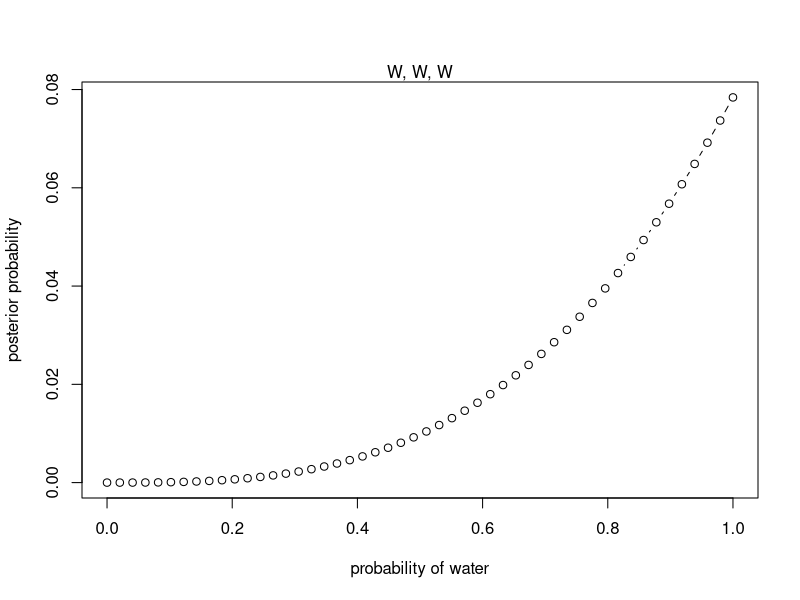
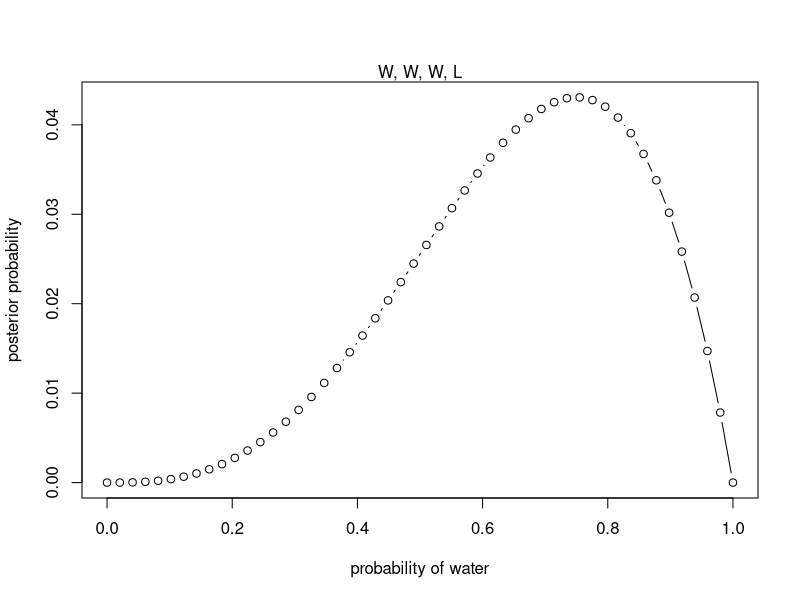
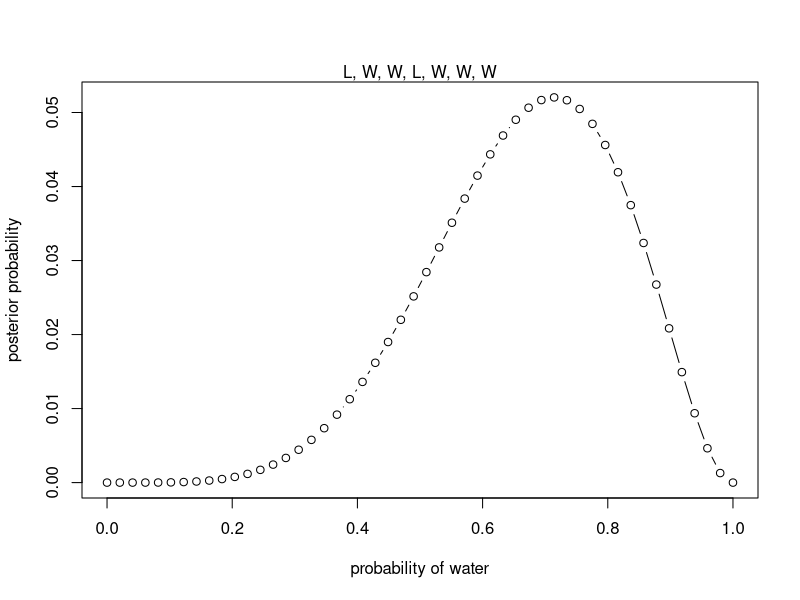
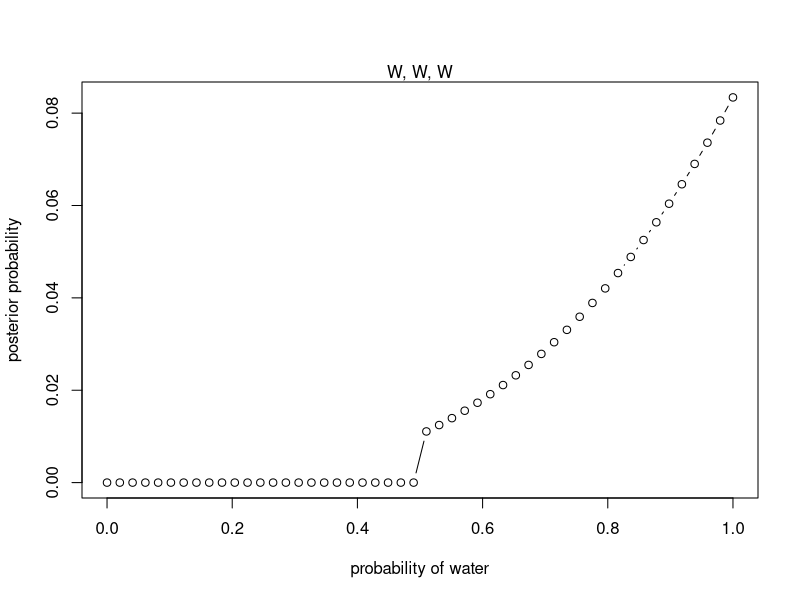
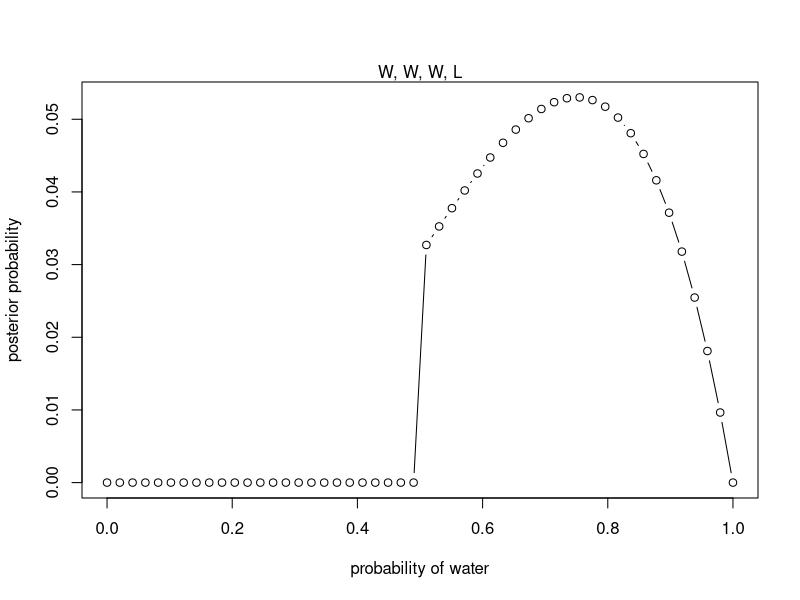
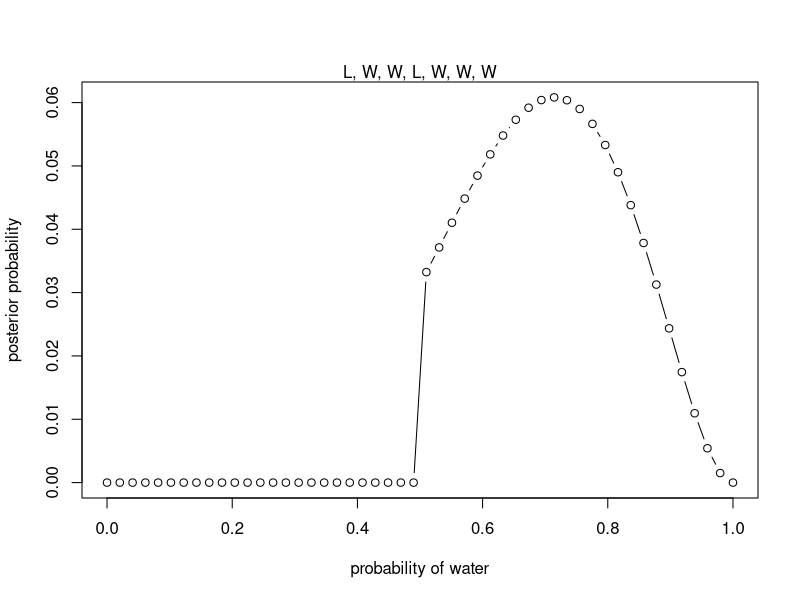

The R script that drew these images, in order:
## ---- chunk 1
# define grid, arbitraily picking 50
p_grid <- seq( from=0 , to=1 , length.out=50)

# define prior, here it is uniform 
prior <- rep( 1 , 50 )

# compute likelihood at each value in grid, (w, w, w)
likelihood <- dbinom( 3 , size=3 , prob=p_grid )

# compute product of likelihood and prior 
unstd.posterior <- likelihood * prior

# standardize the posterior, so it sums to 1 
posterior <- unstd.posterior / sum(unstd.posterior)
sum(posterior)

plot( p_grid , posterior , type="b" , xlab="probability of water" , ylab="posterior probability" )
mtext("W, W, W")
## ---- chunk 2
# define grid, arbitraily picking 50
p_grid <- seq( from=0 , to=1 , length.out=50)

# define prior, here it is uniform 
prior <- rep( 1 , 50 )

# compute likelihood at each value in grid, (w, w, w)
likelihood <- dbinom( 3 , size=4 , prob=p_grid )

# compute product of likelihood and prior 
unstd.posterior <- likelihood * prior

# standardize the posterior, so it sums to 1 
posterior <- unstd.posterior / sum(unstd.posterior)

plot( p_grid , posterior , type="b" , xlab="probability of water" , ylab="posterior probability" )
mtext("W, W, W, L")
## ---- chunk 3
# define grid, arbitraily picking 50
p_grid <- seq( from=0 , to=1 , length.out=50)

# define prior, here it is uniform 
prior <- rep( 1 , 50 )

# compute likelihood at each value in grid, (w, w, w)
likelihood <- dbinom( 5 , size=7 , prob=p_grid )

# compute product of likelihood and prior 
unstd.posterior <- likelihood * prior

# standardize the posterior, so it sums to 1 
posterior <- unstd.posterior / sum(unstd.posterior)

plot( p_grid , posterior , type="b" , xlab="probability of water" , ylab="posterior probability" )
mtext("L, W, W, L, W, W, W")
## ---- chunk 4
# define grid, arbitraily picking 50
p_grid <- seq( from=0 , to=1 , length.out=50)

# define prior, here it is uniform 
prior <- ifelse( p_grid < 0.5 , 0 , 1 )

# compute likelihood at each value in grid, (w, w, w)
likelihood <- dbinom( 3 , size=3 , prob=p_grid )

# compute product of likelihood and prior 
unstd.posterior <- likelihood * prior

# standardize the posterior, so it sums to 1 
posterior <- unstd.posterior / sum(unstd.posterior)

plot( p_grid , posterior , type="b" , xlab="probability of water" , ylab="posterior probability" )
mtext("W, W, W")
## ---- chunk 5
# define grid, arbitraily picking 50
p_grid <- seq( from=0 , to=1 , length.out=50)

# define prior, here it is uniform 
prior <- ifelse( p_grid < 0.5 , 0 , 1 )

# compute likelihood at each value in grid, (w, w, w)
likelihood <- dbinom( 3 , size=4 , prob=p_grid )

# compute product of likelihood and prior 
unstd.posterior <- likelihood * prior

# standardize the posterior, so it sums to 1 
posterior <- unstd.posterior / sum(unstd.posterior)

plot( p_grid , posterior , type="b" , xlab="probability of water" , ylab="posterior probability" )
mtext("W, W, W, L")
## ---- chunk 6
# define grid, arbitraily picking 50
p_grid <- seq( from=0 , to=1 , length.out=50)

# define prior, here it is uniform 
prior <- ifelse( p_grid < 0.5 , 0 , 1 )

# compute likelihood at each value in grid, (w, w, w)
likelihood <- dbinom( 5 , size=7 , prob=p_grid )

# compute product of likelihood and prior 
unstd.posterior <- likelihood * prior

# standardize the posterior, so it sums to 1 
posterior <- unstd.posterior / sum(unstd.posterior)

plot( p_grid , posterior , type="b" , xlab="probability of water" , ylab="posterior probability" )
mtext("L, W, W, L, W, W, W")
## ---- chunk 7
30/130
